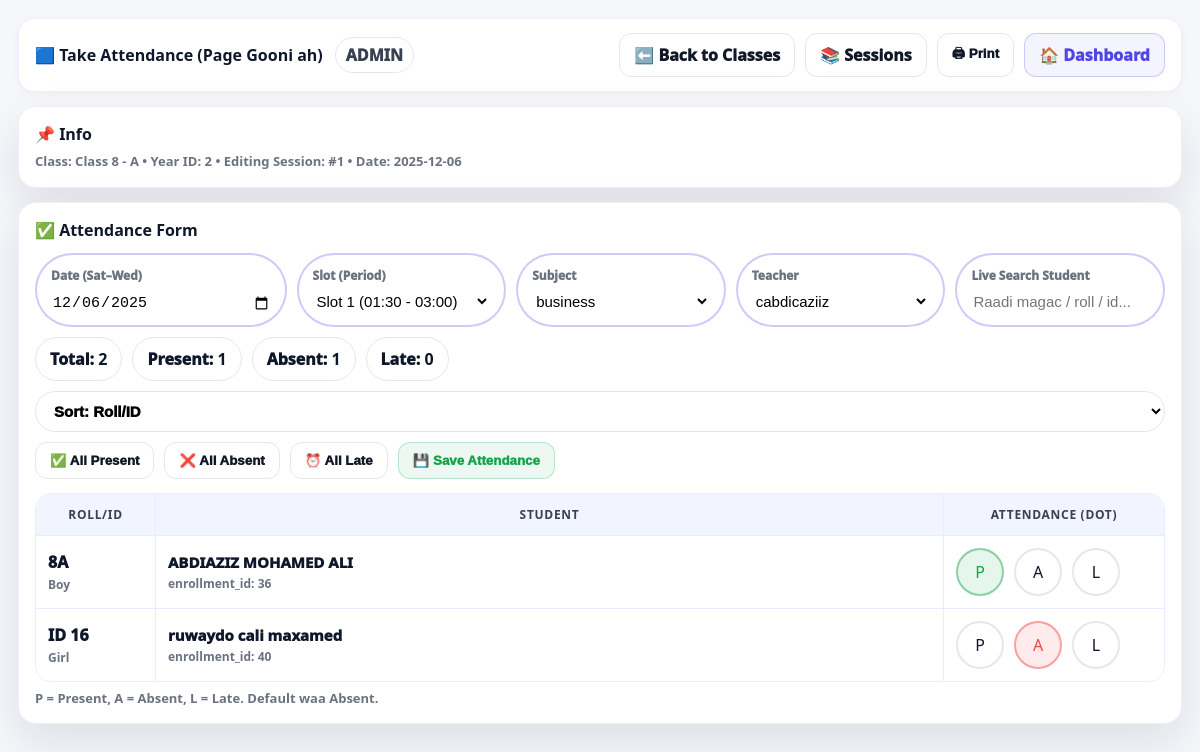
The page /school/attendance_take.php?session_id=1 (signed in) on the database its author committed.
### tables this page shows
CREATE TABLE `attendance_sessions` (
  `session_id` bigint(20) NOT NULL,
  `year_id` int(11) NOT NULL,
  `section_id` bigint(20) NOT NULL,
  `session_date` date NOT NULL,
  `day_id` int(11) NOT NULL,
  `slot_id` int(11) NOT NULL,
  `subject_id` bigint(20) NOT NULL,
  `teacher_id` bigint(20) NOT NULL,
  `status` enum('OPEN','CLOSED') NOT NULL DEFAULT 'OPEN',
  `created_at` timestamp NOT NULL DEFAULT current_timestamp()
);

CREATE TABLE `time_slots` (
  `slot_id` int(11) NOT NULL,
  `slot_no` int(11) NOT NULL,
  `start_time` time NOT NULL,
  `end_time` time NOT NULL,
  `is_break` tinyint(1) NOT NULL DEFAULT 0
);

CREATE TABLE `subjects` (
  `subject_id` bigint(20) NOT NULL,
  `subject_name` varchar(120) NOT NULL,
  `is_active` tinyint(1) NOT NULL DEFAULT 1
);

CREATE TABLE `teachers` (
  `teacher_id` bigint(20) NOT NULL,
  `employee_id` bigint(20) NOT NULL,
  `specialization` varchar(100) DEFAULT NULL,
  `qualification` varchar(120) DEFAULT NULL
);

CREATE TABLE `employees` (
  `employee_id` bigint(20) NOT NULL,
  `user_id` bigint(20) NOT NULL,
  `full_name` varchar(150) NOT NULL,
  `phone` varchar(30) DEFAULT NULL,
  `gender` enum('M','F') DEFAULT NULL,
  `photo_url` varchar(255) DEFAULT NULL,
  `salary_amount` decimal(10,2) NOT NULL DEFAULT 0.00,
  `hired_date` date DEFAULT NULL,
  `status` enum('ACTIVE','INACTIVE') NOT NULL DEFAULT 'ACTIVE',
  `created_at` timestamp NOT NULL DEFAULT current_timestamp()
);

CREATE TABLE `enrollments` (
  `enrollment_id` bigint(20) NOT NULL,
  `student_id` bigint(20) NOT NULL,
  `year_id` int(11) NOT NULL,
  `section_id` bigint(20) NOT NULL,
  `roll_no` varchar(30) DEFAULT NULL,
  `enrolled_at` timestamp NOT NULL DEFAULT current_timestamp(),
  `status` enum('ENROLLED','TRANSFERRED','GRADUATED','DROPPED') NOT NULL DEFAULT 'ENROLLED'
);

CREATE TABLE `students` (
  `student_id` bigint(20) NOT NULL,
  `user_id` bigint(20) DEFAULT NULL,
  `admission_no` varchar(40) DEFAULT NULL,
  `first_name` varchar(60) NOT NULL,
  `middle_name` varchar(60) NOT NULL,
  `last_name` varchar(60) NOT NULL,
  `mother_full_name` varchar(150) NOT NULL,
  `gender` enum('M','F') DEFAULT NULL,
  `dob` date DEFAULT NULL,
  `nationality` varchar(80) DEFAULT NULL,
  `place_of_birth` varchar(120) DEFAULT NULL,
  `profile_photo_url` text DEFAULT NULL,
  `phone` varchar(30) DEFAULT NULL,
  `address` varchar(255) DEFAULT NULL,
  `emergency_contact_name` varchar(150) DEFAULT NULL,
  `emergency_contact_phone` varchar(30) DEFAULT NULL,
  `status` enum('ACTIVE','INACTIVE') NOT NULL DEFAULT 'ACTIVE',
  `created_at` timestamp NOT NULL DEFAULT current_timestamp()
);

### school/attendance_take.php (the view, shortened to what this page needs)
<?php
require_once __DIR__ . "/conncation.php";
$role   = (string)($_SESSION["role"] ?? "");
function h($v): string { return htmlspecialchars((string)$v, ENT_QUOTES, "UTF-8"); }
$rs = $conn->query("SELECT year_id, year_name FROM academic_years WHERE is_current=1 LIMIT 1");
$currentYear = $rs->fetch_assoc();
$year_id    = (int)($_GET["year_id"] ?? ($currentYear["year_id"] ?? 0));
$section_id = (int)($_GET["section_id"] ?? 0);
$session_id = (int)($_GET["session_id"] ?? 0);
$slots = [];
$rs = $conn->query("SELECT slot_id, slot_no, start_time, end_time, is_break FROM time_slots ORDER BY slot_no ASC, start_time ASC");
while ($r = $rs->fetch_assoc()) $slots[] = $r;
$subjects = [];
$rs = $conn->query("SELECT subject_id, subject_name FROM subjects WHERE is_active=1 ORDER BY subject_name ASC");
while ($r = $rs->fetch_assoc()) $subjects[] = $r;
$teachers = [];
$rs = $conn->query("
  SELECT t.teacher_id, e.full_name
  FROM teachers t
  JOIN employees e ON e.employee_id = t.employee_id
  ORDER BY e.full_name ASC
");
while ($r = $rs->fetch_assoc()) $teachers[] = $r;
$sessionHeader = null;
if ($session_id > 0) {
  $st = $conn->prepare("
    SELECT s.*, ay.year_name,
           CONCAT(g.grade_name,' - ',sec.section_name) AS class_name,
           sub.subject_name,
           emp.full_name AS teacher_name,
           ts.slot_no, ts.start_time, ts.end_time
    FROM attendance_sessions s
    JOIN academic_years ay ON ay.year_id = s.year_id
    JOIN sections sec ON sec.section_id = s.section_id
    JOIN grades g ON g.grade_id = sec.grade_id
    JOIN subjects sub ON sub.subject_id = s.subject_id
    JOIN teachers t ON t.teacher_id = s.teacher_id
    JOIN employees emp ON emp.employee_id = t.employee_id
    JOIN time_slots ts ON ts.slot_id = s.slot_id
    WHERE s.session_id=?
    LIMIT 1
  ");
  $st->bind_param("i", $session_id);
  $st->execute();
  $sessionHeader = $st->get_result()->fetch_assoc();
  if ($sessionHeader) {
    $year_id    = (int)$sessionHeader["year_id"];
    $section_id = (int)$sessionHeader["section_id"];
  } else {
    setFlash("error","Qalad!","Session-ka lama helin.");
    header("Location: attendance_sessions.php");
    exit;
  }
}
$classInfo = null;
if ($section_id > 0) {
  $st = $conn->prepare("
    SELECT sec.section_id, CONCAT(g.grade_name,' - ', sec.section_name) AS class_name
    FROM sections sec
    JOIN grades g ON g.grade_id = sec.grade_id
    WHERE sec.section_id=?
    LIMIT 1
  ");
  $st->bind_param("i", $section_id);
  $st->execute();
  $classInfo = $st->get_result()->fetch_assoc();
}
$students = [];
if ($year_id > 0 && $section_id > 0) {
  $st = $conn->prepare("
    SELECT
      e.enrollment_id, e.student_id, e.roll_no,
      CONCAT(st.first_name,' ',st.middle_name,' ',st.last_name) AS full_name,
      st.gender
    FROM enrollments e
    JOIN students st ON st.student_id = e.student_id
    WHERE e.year_id=? AND e.section_id=? AND e.status='ENROLLED'
    ORDER BY
      CASE WHEN e.roll_no IS NULL OR e.roll_no='' THEN 1 ELSE 0 END,
      e.roll_no ASC,
      e.student_id ASC
  ");
  $st->bind_param("ii", $year_id, $section_id);
  $st->execute();
  $res = $st->get_result();
  while ($r = $res->fetch_assoc()) $students[] = $r;
}
$existingRecords = [];
if ($session_id > 0) {
  $st = $conn->prepare("SELECT enrollment_id, status FROM attendance_records WHERE session_id=?");
  $st->bind_param("i", $session_id);
  $st->execute();
  $res = $st->get_result();
  while ($r = $res->fetch_assoc()) {
    $existingRecords[(int)$r["enrollment_id"]] = (string)$r["status"];
  }
}
?>
<!doctype html>
<html lang="en">
<head>
</head>
<body>
<div class="wrap">
  <div class="top">
    <b style="font-size:16px;">🟦 Take Attendance (Page Gooni ah)</b>
    <span class="badge"><?= h($role) ?></span>
    <div class="actions">
      <a class="btn" href="attendance_admin.php">⬅️ Back to Classes</a>
      <a class="btn" href="attendance_sessions.php">📚 Sessions</a>
      <button class="btn" onclick="window.print()">🖨 Print</button>
      <a class="btn blue" href="dashboard.php">🏠 Dashboard</a>
    </div>
  </div>
  <div class="card">
    <b style="font-size:16px;">📌 Info</b>
    <div class="hint">
      Class: <b><?= h($classInfo["class_name"] ?? "—") ?></b>
      • Year ID: <b><?= (int)$year_id ?></b>
      <?php if ($sessionHeader): ?>
        • Editing Session: <b>#<?= (int)$sessionHeader["session_id"] ?></b>
        • Date: <b><?= h($sessionHeader["session_date"]) ?></b>
      <?php endif; ?>
    </div>
  </div>
  <div class="card">
    <b style="font-size:16px;">✅ Attendance Form</b>
    <?php if ($year_id<=0 || $section_id<=0): ?>
      <div class="empty">Fadlan ka soo gal Classes page (attendance_admin.php) oo class dooro.</div>
    <?php elseif (count($students) === 0): ?>
      <div style="margin-top:12px;padding:14px;border-radius:14px;border:1px solid #fee2e2;background:#fff1f2;font-weight:950;color:#9f1239">
        Class-kan wax arday ah kuma enrolled aha year-kan.
      </div>
    <?php else: ?>
      <form method="post" action="attendance_take.php" id="attForm">
        <div class="row2 noPrint" style="margin-top:12px;">
          <div class="field">
            <label>Date (Sat–Wed)</label>
            <input type="date" name="session_date" required
                   value="<?= h($sessionHeader["session_date"] ?? date("Y-m-d")) ?>">
          </div>
          <div class="field">
            <label>Slot (Period)</label>
            <select name="slot_id" required>
              <?php foreach ($slots as $sl): ?>
                <?php
                  $isBreak = ((int)$sl["is_break"]===1);
                  $lbl = "Slot ".$sl["slot_no"]." (".substr((string)$sl["start_time"],0,5)." - ".substr((string)$sl["end_time"],0,5).")";
                  if ($isBreak) $lbl .= " • BREAK";
                  $selVal = (int)($sessionHeader["slot_id"] ?? 0);
                ?>
                <option value="<?= (int)$sl["slot_id"] ?>" <?= ($selVal===(int)$sl["slot_id"])?"selected":"" ?> <?= $isBreak ? "disabled" : "" ?>>
                  <?= h($lbl) ?>
                </option>
              <?php endforeach; ?>
            </select>
          </div>
          <div class="field">
            <label>Subject</label>
            <select name="subject_id" required>
              <?php $selSub = (int)($sessionHeader["subject_id"] ?? 0); ?>
              <?php foreach ($subjects as $s): ?>
                <option value="<?= (int)$s["subject_id"] ?>" <?= ($selSub===(int)$s["subject_id"])?"selected":"" ?>>
                  <?= h($s["subject_name"]) ?>
                </option>
              <?php endforeach; ?>
            </select>
          </div>
          <div class="field">
            <label>Teacher</label>
            <select name="teacher_id" required>
              <?php $selT = (int)($sessionHeader["teacher_id"] ?? 0); ?>
              <?php foreach ($teachers as $t): ?>
                <option value="<?= (int)$t["teacher_id"] ?>" <?= ($selT===(int)$t["teacher_id"])?"selected":"" ?>>
                  <?= h($t["full_name"]) ?>
                </option>
              <?php endforeach; ?>
            </select>
          </div>
          <div class="field">
            <label>Live Search Student</label>
            <input type="text" id="stuSearch" placeholder="Raadi magac / roll / id..." value="">
          </div>
        </div>
        <div class="toolbar noPrint">
          <div class="pill">Total: <b id="totalCount"><?= count($students) ?></b></div>
          <div class="pill">Present: <b id="pCount">0</b></div>
          <div class="pill">Absent: <b id="aCount">0</b></div>
          <div class="pill">Late: <b id="lCount">0</b></div>
          <select id="sortBy" class="pill" style="cursor:pointer;">
            <option value="roll">Sort: Roll/ID</option>
          </select>
          <button class="btn" type="button" onclick="markAll('P')">✅ All Present</button>
          <button class="btn" type="button" onclick="markAll('A')">❌ All Absent</button>
          <button class="btn" type="button" onclick="markAll('L')">⏰ All Late</button>
          <button class="btn green" type="button" onclick="saveConfirm()">💾 Save Attendance</button>
        </div>
        <div class="tableWrap">
          <table id="stuTable">
            <thead>
              <tr>
                <th style="width:120px;">Roll/ID</th>
                <th>Student</th>
                <th style="width:220px;">Attendance (Dot)</th>
              </tr>
            </thead>
            <tbody>
              <?php foreach ($students as $st): ?>
                <?php
                  $enrollmentId = (int)$st["enrollment_id"];
                  $sid = (int)$st["student_id"];
                  $roll = trim((string)($st["roll_no"] ?? ""));
                  $displayRoll = $roll !== "" ? $roll : ("ID ".$sid);
                  $gender = (string)($st["gender"] ?? "");
                  $gLabel = $gender==="M" ? "Boy" : ($gender==="F" ? "Girl" : "N/A");
                  $status = $existingRecords[$enrollmentId] ?? "A";
                ?>
                <tr class="stuRow"
                    data-roll="<?= h($displayRoll) ?>"
                    data-id="<?= $sid ?>"
                    data-name="<?= h($st["full_name"]) ?>">
                  <td>
                    <div style="font-weight:1000;"><?= h($displayRoll) ?></div>
                    <div class="meta"><?= h($gLabel) ?></div>
                  </td>
                  <td>
                    <div class="stuName"><?= h($st["full_name"]) ?></div>
                    <div class="meta">enrollment_id: <?= $enrollmentId ?></div>
                  </td>
                  <td>
                    <div class="dots">
                      <div class="dotBtn <?= $status==="P"?"onP":"" ?>" onclick="setStatus(<?= $enrollmentId ?>,'P')">P</div>
                      <div class="dotBtn <?= $status==="A"?"onA":"" ?>" onclick="setStatus(<?= $enrollmentId ?>,'A')">A</div>
                      <div class="dotBtn <?= $status==="L"?"onL":"" ?>" onclick="setStatus(<?= $enrollmentId ?>,'L')">L</div>
                    </div>
                  </td>
                </tr>
              <?php endforeach; ?>
            </tbody>
          </table>
        </div>
        <div class="hint">
          <b>P</b> = Present, <b>A</b> = Absent, <b>L</b> = Late. Default waa Absent.
        </div>
      </form>
    <?php endif; ?>
  </div>
</div>
</body>
</html>

### school/attendance_take.php (style rules this page uses)
:root { --bg:#f6f7fb;--card:#fff;--ink:#0f172a;--muted:#6b7280; --primary:#4f46e5;--stroke:#e9ecff;--shadow:0 18px 44px rgba(15,23,42,.10); --radius:18px;--good:#16a34a;--bad:#ef4444;--warn:#f59e0b; }
* { box-sizing:border-box }
body { margin:0;font-family:system-ui,-apple-system,Segoe UI,Roboto,Arial;background:var(--bg);color:var(--ink) }
.wrap { max-width:1250px;margin:0 auto;padding:18px }
.top { background:var(--card);border:1px solid #eef0ff;border-radius:16px;padding:14px 16px;display:flex;align-items:center;gap:12px;box-shadow:0 2px 10px rgba(0,0,0,.04) }
.actions { margin-left:auto;display:flex;gap:10px;flex-wrap:wrap }
.btn { border:1px solid #e5e7eb;background:#fff;padding:10px 14px;border-radius:12px;font-weight:950;cursor:pointer;display:inline-flex;align-items:center;gap:10px;color:#111827;text-decoration:none;transition:.15s }
.btn.blue { border-color:rgba(79,70,229,.25);background:rgba(79,70,229,.06);color:var(--primary) }
.btn.green { border-color:rgba(22,163,74,.25);background:rgba(22,163,74,.08);color:var(--good) }
.card { margin-top:14px;background:var(--card);border:1px solid #eef0ff;border-radius:var(--radius);box-shadow:var(--shadow);padding:16px }
.hint { margin-top:8px;color:var(--muted);font-weight:850;font-size:13px;line-height:1.35 }
.badge { display:inline-block;padding:6px 10px;border:1px solid #e5e7eb;border-radius:999px;background:#fff;font-weight:950;color:#374151 }
.row2 { display:grid;grid-template-columns:1.2fr 1fr 1fr 1fr 1fr;gap:10px }
.field { border:2px solid rgba(79,70,229,.28);border-radius:999px;padding:12px 14px;background:#fff }
.field label { display:block;font-size:12px;color:var(--muted);font-weight:950;margin-bottom:6px }
select,input { width:100%;border:none;outline:none;background:transparent;font-size:15px }
.toolbar { display:flex;gap:10px;flex-wrap:wrap;align-items:center;margin-top:10px }
.pill { border:1px solid #e5e7eb;border-radius:999px;padding:10px 14px;font-weight:950;background:#fff }
.tableWrap { margin-top:14px;border:1px solid var(--stroke);border-radius:16px;overflow:auto }
table { width:100%;border-collapse:separate;border-spacing:0;background:#fff }
th,td { padding:12px;border-bottom:1px solid var(--stroke);border-right:1px solid var(--stroke);vertical-align:middle }
th { background:#f2f4ff;font-size:12px;text-transform:uppercase;letter-spacing:.7px;color:#374151;position:sticky;top:0 }
td:last-child,th:last-child { border-right:none }
tr:last-child td { border-bottom:none }
.stuName { font-weight:1000;font-size:15px }
.meta { color:var(--muted);font-weight:900;font-size:12px;margin-top:3px }
.dots { display:flex;gap:10px;align-items:center }
.dotBtn { width:48px;height:48px;border-radius:999px;border:2px solid #e5e7eb;background:#fff; display:flex;align-items:center;justify-content:center;font-weight:1100;cursor:pointer; transition:.12s; user-select:none; }
.dotBtn.onP { border-color:rgba(22,163,74,.45);background:rgba(22,163,74,.10);color:var(--good) }
.dotBtn.onA { border-color:rgba(239,68,68,.45);background:rgba(239,68,68,.10);color:var(--bad) }

### rows shown on the page
attendance_sessions: year "2", session_id "1", session_date "2025-12-06", session_date "12/06/2025", slot_id "Slot 1 (01:30 - 03:00)", subject_id "business", teacher_id "cabdicaziiz"
enrollments: roll_no "8A", student.gender "Boy", full_name "ABDIAZIZ MOHAMED ALI", enrollment_id "36"
enrollments: displayRoll "ID 16", student.gender "Girl", full_name "ruwaydo cali maxamed", enrollment_id "40"

### other values the page prints
$role "ADMIN"
$classInfo["class_name"] "Class 8 - A"
count($students) "2"
